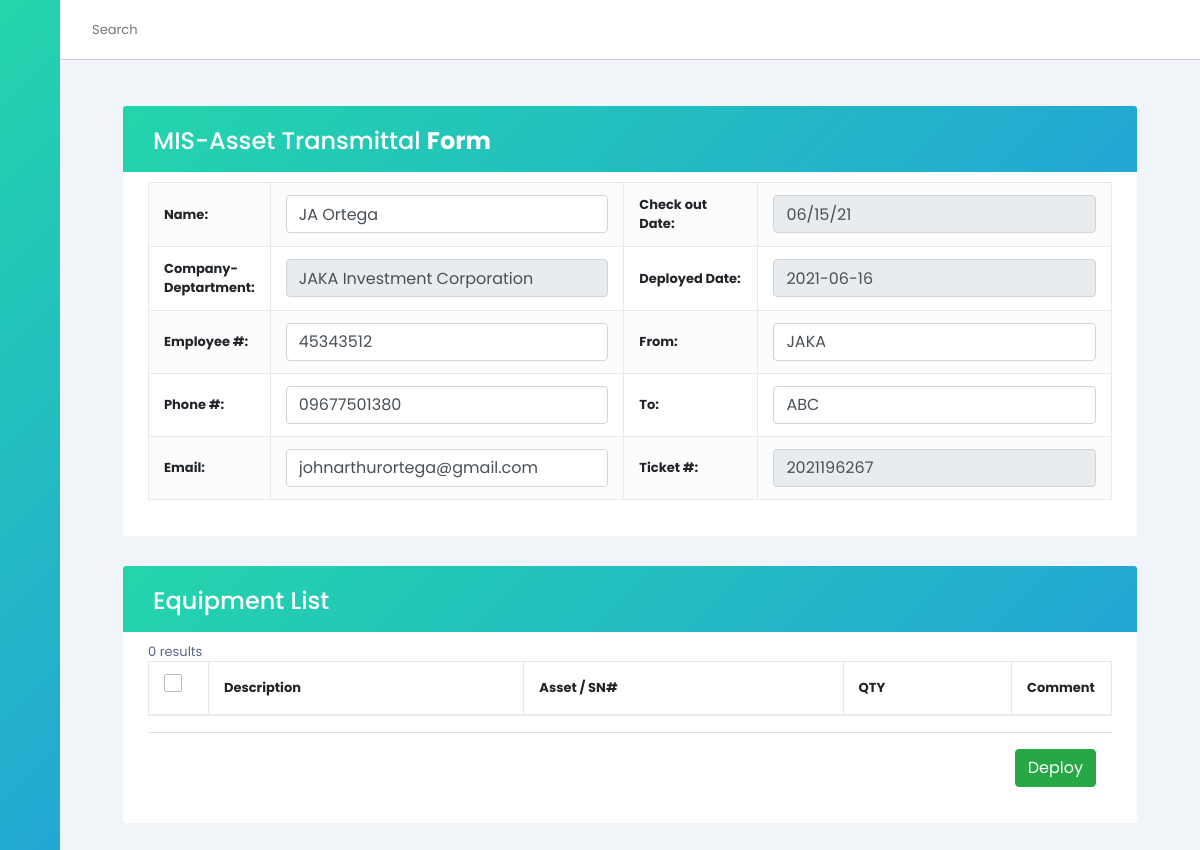
Page /transmittal_final.php?id=12 on the committed database.
### tables this page shows
CREATE TABLE `asset_transmittal` (
  `asset_transmittal_id` int(11) NOT NULL,
  `name` varchar(50) NOT NULL,
  `company` varchar(50) NOT NULL,
  `emp_no` varchar(50) NOT NULL,
  `phone` varchar(50) NOT NULL,
  `email` varchar(50) NOT NULL,
  `checkout` varchar(50) NOT NULL,
  `deployed` varchar(50) NOT NULL,
  `fr` varchar(50) NOT NULL,
  `recipient` varchar(50) NOT NULL,
  `ticket` varchar(50) NOT NULL
);

### transmittal_final.php (the view, shortened to what this page needs)
<!DOCTYPE html>
<html lang="en">
<head>
    <link rel="stylesheet" href="https://cdn.jsdelivr.net/gh/lykmapipo/themify-icons@0.1.2/css/themify-icons.css">
    <link rel="stylesheet" href="https://stackpath.bootstrapcdn.com/bootstrap/4.5.0/css/bootstrap.min.css">
    <link rel="stylesheet" href="https://maxcdn.bootstrapcdn.com/font-awesome/4.7.0/css/font-awesome.min.css">
    <link rel="stylesheet" href="Style.css">
</head>
<body>
    <div class="sidebar">
        <div class="sidebar-header">
        </div>
        <div class="sidebar-menu">
            <ul>
            </ul>
        </div>
    </div>
    <div class="main-content">
        <header>
            <div class="search-wrapper">
                <input type="search" placeholder="Search">
            </div>
            <div class="social-icons">
                <div></div>
            </div>
        </header>
        <main>
            <div class="container-xl">
                <div class="table-responsive">
                    <div class="table-wrapper">
                        <form action="editTransmittal.php" method="POST">
                            <div class="table-title">
                                <div class="row">
                                    <div class="col-sm-6">
                                        <h2>MIS-Asset Transmittal <b>Form</b></h2>
                                    </div>
                                    <div class="col-sm-6">
                                    </div>
                                </div>
                            </div>
                            <table class="table table-striped table-hover">
                                <tbody>
                                    <?php
                                    $host = "localhost";
                                    $user = "root";
                                    $pass = "";
                                    $db = "jaka";
                                    $conn = mysqli_connect($host, $user, $pass, $db);
                                    $id = $_GET['id'];
                                    $sql = "SELECT * FROM asset_transmittal WHERE asset_transmittal_id = $id ORDER BY name ASC";
                                    $result = mysqli_query($conn, $sql);
                                    if ($result->num_rows > 0) {
                                        while ($row = $result->fetch_assoc()) {
                                            $emp_no = $row['emp_no'];
                                            $username = $row["name"];
                                            $ticket = $row["ticket"];
                                            $from = $row["fr"];
                                            $recipient = $row["recipient"];
                                            $checkout = $row['checkout'];
                                            $deployed = $row['deployed'];
                                            $department = $row["company"];
                                            $phone = $row["phone"];
                                            $ticket = $row["ticket"];
                                            $email = $row["email"];
                                        }
                                    }
                                    ?>
                                    <tr>
                                        <th>Name:</th>
                                        <td>
                                            <input type="text" name="name" class="form-control" value="<?php echo $username; ?>" required>
                                        </td>
                                        <th>Check out Date:</th>
                                        <td><input type="text" name="checkout" class="form-control" value="<?php echo $checkout ?>" readonly /></td>
                                    </tr>
                                    <tr>
                                        <th>Company-Deptartment:</th>
                                        <td>
                                            <input type="text" name="company" class="form-control" value="<?php echo $department; ?>" readonly required>
                                        </td>
                                        <th>Deployed Date:</th>
                                        <td><input type="text" name="deployed" class="form-control" value="<?php echo $deployed ?>" readonly /></td>
                                    </tr>
                                    <tr>
                                        <th>Employee #:</th>
                                        <td>
                                            <input type="text" class="form-control" value="<?php echo $emp_no; ?>" id="emp_no" name="emp_no" class="emp_no" required>
                                        </td>
                                        <th>From:</th>
                                        <td>
                                            <input type="text" id="fr" name="fr" value="<?php echo $from; ?>" class="form-control" required>
                                        </td>
                                    </tr>
                                    <th>Phone #:</th>
                                    <td>
                                        <input type="text" id="phone" name="phone" value="<?php echo $phone; ?>" class="form-control" required>
                                    </td>
                                    <th>To:</th>
                                    <td>
                                        <input type="text" id="to" name="to" class="form-control" value="<?php echo $recipient; ?>" required>
                                    </td>
                                    <tr>
                                        <th>Email:</th>
                                        <td><input type="text" id="email" name="email" value="<?php echo $email; ?>" class="form-control" required></td>
                                        <th>Ticket #:</th>
                                        <td><input type="text" class="form-control" name="ticket" value="<?php echo $ticket; ?>" readonly></td>
                                    </tr>
                                </tbody>
                            </table>
                    </div>
                </div>
                <div class="table-responsive">
                    <div class="table-wrapper">
                        <div class="table-title">
                            <div class="row">
                                <div class="col-sm-6">
                                    <h2>Equipment List</h2>
                                </div>
                            </div>
                        </div>
                        <table class="table table-striped table-hover">
                            <thead>
                                <tr>
                                    <th>
                                        <span class="custom-checkbox">
                                            <label for="selectAll"></label>
                                        </span>
                                    </th>
                                    <th>Description</th>
                                    <th>Asset / SN#</th>
                                    <th>QTY</th>
                                    <th>Comment</th>
                                </tr>
                            </thead>
                        </table>
                        <div class="modal-footer">
                            <input type="submit" class="btn btn-success" name="add" value="Deploy">
                        </div>
                    </div>
                </div>
            </div>
</body>
</html>
</body>
</html>

### Style.css (style rules this page uses)
:root { --main-color: linear-gradient(-45deg, #23a6d5, #23d5ab); --color-dark: #1D2231; --text-grey: #8390A2; }
* { font-family: 'Poppins', sans-serif; margin: 0; padding: 0; text-decoration: none; list-style-type: none; box-sizing: border-box; }
.sidebar { height: 100%; width: 240px; position: fixed; left: 0; top: 0; z-index: 100; background: var(--main-color); color: #fff; overflow-y: auto; transition: width 500ms; }
.sidebar-header { display: flex; justify-content: space-between; align-items: center; height: 60px; padding: 0rem 1rem; }
.sidebar-menu { padding: 1rem; }
.main-content { position: relative; margin-left: 240px; transition: margin-left 500ms; }
header { position: fixed; left: 240px; top: 0; z-index: 100; width: calc(100% - 240px); background: #fff; height: 60px; padding: 0rem 1rem; display: flex; align-items: center; justify-content: space-between; border-bottom: 1px solid #ccc; transition: left 500ms; }
.search-wrapper { display: flex; align-items: center; }
.search-wrapper input { border: 0; outline: 0; padding: 1rem; height: 38px; }
.social-icons { display: flex; align-items: center; }
.social-icons span, .social-icons div { margin-left: 1.2rem; }
.social-icons div { height: 38px; width: 38px; background-size: cover; background-repeat: no-repeat; background-image: url(img/1.jpg); border-radius: 50%; }
main { margin-top: 60px; background: #f1f5f9; min-height: 90vh; padding: 1rem 3rem; }
.table-responsive { overflow-x: auto; }
@media only screen and (max-width: 1200px) { .sidebar { width: 60px; z-index: 150; } }
@media only screen and (max-width: 1200px) { .sidebar .sidebar-header, .sidebar li { display: flex; justify-content: center; } }
@media only screen and (max-width: 1200px) { .main-content { margin-left: 60px; } }
@media only screen and (max-width: 1200px) { .main-content header { left: 60px; width: calc(100% - 60px); } }
table, th, td { border: 1px solid gray; border-collapse: collapse; }
th, td { padding: 5px; text-align: left; }

### transmittal_final.php (style rules this page uses)
body { color: #566787; background: #f5f5f5; font-family: 'Varela Round', sans-serif; font-size: 13px; }
.table-responsive { margin: 30px 0; }
.table-wrapper { background: #fff; padding: 20px 25px; border-radius: 3px; min-width: 1000px; box-shadow: 0 1px 1px rgba(0, 0, 0, .05); }
.table-title { padding-bottom: 15px; background: linear-gradient(-45deg, #23a6d5, #23d5ab); color: #fff; padding: 16px 30px; min-width: 100%; margin: -20px -25px 10px; border-radius: 3px 3px 0 0; }
.table-title h2 { margin: 5px 0 0; font-size: 24px; }
table.table tr th, table.table tr td { border-color: #e9e9e9; padding: 12px 15px; vertical-align: middle; }
table.table tr th:first-child { width: 60px; }
table.table tr th:last-child { width: 100px; }
table.table-striped tbody tr:nth-of-type(odd) { background-color: #fcfcfc; }
.custom-checkbox { position: relative; }
.custom-checkbox label:before { width: 18px; height: 18px; }
.custom-checkbox label:before { content: ''; margin-right: 10px; display: inline-block; vertical-align: text-top; background: white; border: 1px solid #bbb; border-radius: 2px; box-sizing: border-box; z-index: 2; }

### rows in the picture
asset_transmittal: name "JA Ortega", checkout "06/15/21", company "JAKA Investment Corporation", deployed "2021-06-16", emp_no "45343512", fr "JAKA", phone "09677501380", to "ABC", email "johnarthurortega@gmail.com", ticket "2021196267"
